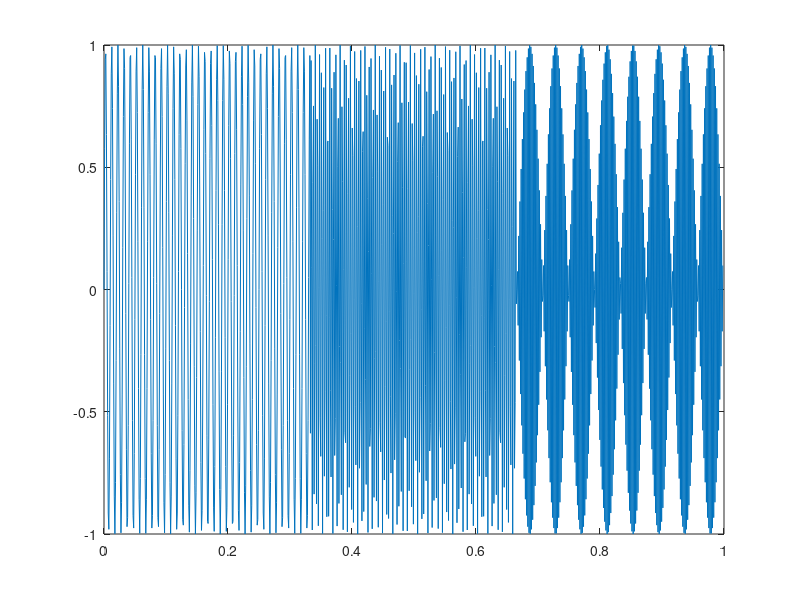
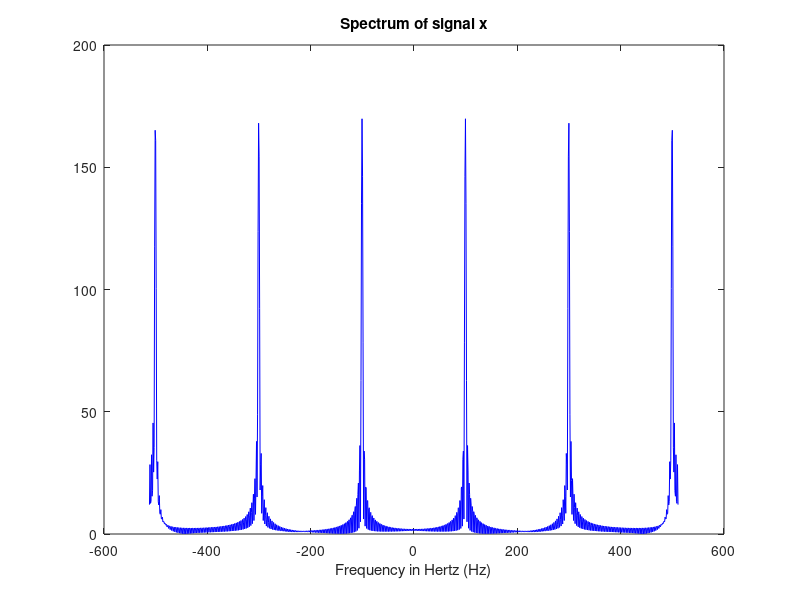
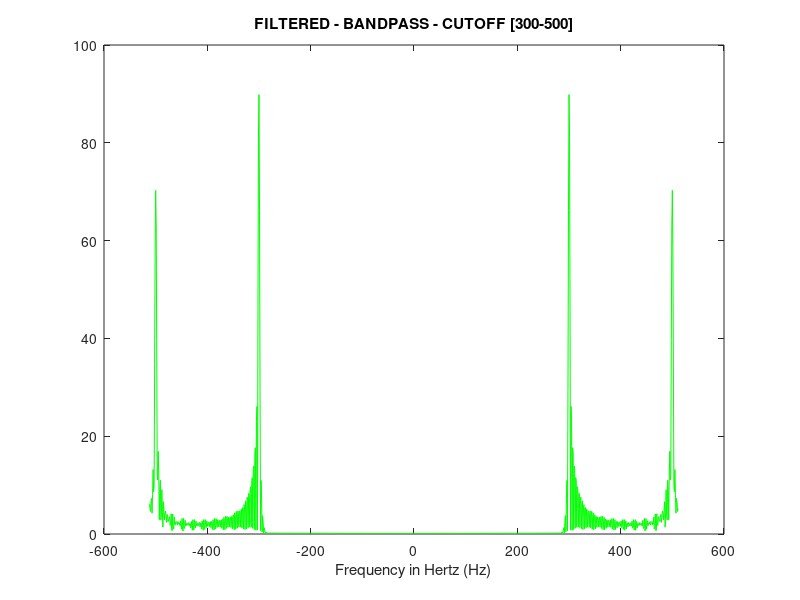
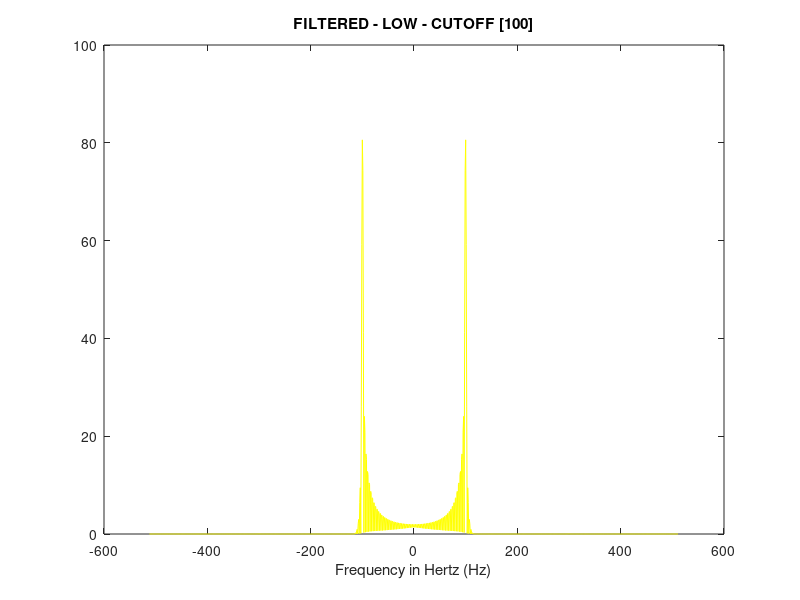

The MATLAB source for these figures, in order:
clear all                               %Clear working space
close all

Fs = 1024;                            %Sampling Frequency
Ts = 1/Fs;                              %Time per Sample
Fc1 = 100;
Fc2 = 300; 
Fc3 = 500;

t1 = 0 : Ts : .333 ;
t2 = .333 : Ts : .666 ;                 %Assuming we recived signal at 1s   
t3 = .666: Ts : .999 ;                 %Pinger only 3lasts 4ms 
t = [t1 t2 t3];                      %Signal will be captured at 2 seconds
x1 = (sin(2*pi * Fc1 * t1 )); 
x2 = (sin(2*pi * Fc2 * t2 ));     %Sine signal at pinger frequency
x3 = (sin(2*pi * Fc3 * t3 ));
x = [x1 x2 x3] ;
x = x' ;
save('x_FILTERS.txt','x','-ascii')
x = x' ;
xlength = length(x); 


%Signal A
F4p1=fft(x);                   %Take the FFT of input signal
F5p1=fftshift(F4p1);
F6p1=abs(F5p1);
Fry1=(1/(xlength*Ts));                 %Set output frequency resolution         
fydwave1=-(Fs/2):Fry1:(Fs/2)-Fry1;       %Set frequency axis of output signal
plot (t, x); 
xlength = length(x); 
ordfil=floor((2*(0.0501*xlength)))+1;     %Set filter length
W_low = (2*Fc1)/Fs;



wl=(2 * Fc2)/(Fs);                              %Set normalized cut-off frequency
wh=(2 * Fc3)/(Fs); 
wm=[wl wh]; 

low_coef = fir1(ordfil-1,W_low,'low');      %Compute filter coefficients
low_coef = low_coef' ;
save('LOW_COEF.txt','low_coef','-ascii')
low_coef = low_coef' ;
high_coef = fir1(ordfil-1,W_low,'high');      %Compute filter coefficients
high_coef = high_coef' ;
save('HIGH_COEF.txt','high_coef','-ascii')
high_coef = high_coef' ;
bandpass_coef = fir1(ordfil-1,wm,'bandpass');      %Compute filter coefficients
bandpass_coef = bandpass_coef' ;
save('BAND_COEF.txt','bandpass_coef','-ascii')
bandpass_coef = bandpass_coef' ;



x_filtered_low = conv(x, low_coef);
x_filtered_low = x_filtered_low' ;
x_filtered_low = x_filtered_low(1:1024);
save('x_filtered_low.txt','x_filtered_low','-ascii')
x_filtered_low = x_filtered_low' ;
x_filtered_high = conv(x, high_coef);
x_filtered_high = x_filtered_high' ;
x_filtered_high = x_filtered_high(1:1024);
save('x_filtered_high.txt','x_filtered_high','-ascii')
xx_filtered_high = x_filtered_high' ;
x_filtered_bandpass = conv(x, bandpass_coef);
x_filtered_bandpass = x_filtered_bandpass' ;
x_filtered_bandpass = x_filtered_bandpass(1:1024);
save('x_filtered_bandpass.txt','x_filtered_bandpass','-ascii')
x_filtered_bandpass = x_filtered_bandpass' ;

xlength = length(x_filtered_bandpass); 

F4p=fft(x_filtered_bandpass);                   %Take the FFT of input signal
F5p=fftshift(F4p);
F6p=abs(F5p);

F4p=fft(x_filtered_low);                   %Take the FFT of input signal
F5p=fftshift(F4p);
F6p2=abs(F5p);

F4p=fft(x_filtered_high);                   %Take the FFT of input signal
F5p=fftshift(F4p);
F6p3=abs(F5p);

%...................................................................
%............PLOTTING SPECTRUM OF FILTERED SIGNAL..................
%...................................................................
Fry=(1/(xlength*Ts));                 %Set output frequency resolution         
fydwave=-(Fs/2):Fry:(Fs/2)-Fry;       %Set frequency axis of output signal
figure
plot(fydwave1,F6p1, 'color', 'b'); 
title('Spectrum of signal x')
xlabel('Frequency in Hertz (Hz)')
figure
plot(fydwave,F6p, 'color', 'g'); 
title('FILTERED - BANDPASS - CUTOFF [300-500]')
xlabel('Frequency in Hertz (Hz)')
figure
plot(fydwave,F6p2, 'color', 'y'); 
title('FILTERED - LOW - CUTOFF [100]')
xlabel('Frequency in Hertz (Hz)')
figure
plot(fydwave,F6p3, 'color', 'r'); 
title('FILTERED - HIGH - CUTOFF [100]')
xlabel('Frequency in Hertz (Hz)')